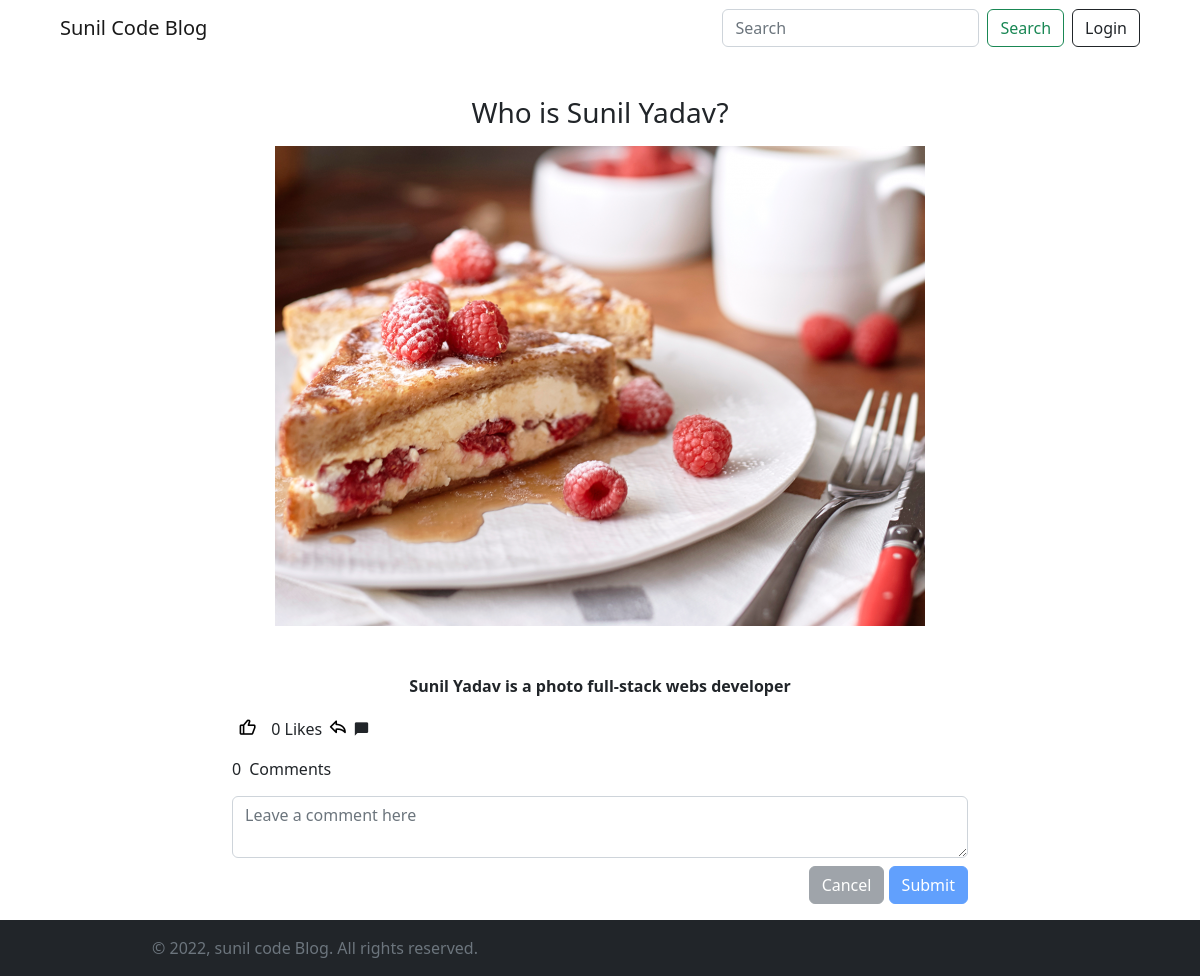
The app's page /blog/who-is-sunil-yadav with its own data.
### miniBlog/models.py (models this page shows, shortened)
class BlogModel(models.Model):
    title=models.CharField(max_length=1000)
    content=FroalaField()
    slug=models.SlugField(max_length=1000, null=True,  blank=True)
    image=models.ImageField(upload_to='blog')
    user=models.ForeignKey(User, null=True, blank=True ,on_delete=models.CASCADE)
    created_at=models.DateTimeField(auto_now_add=True)
    upload_to=models.DateTimeField(auto_now=True)
    likes=models.ManyToManyField(User,blank=True, related_name='post_like')
    @property
    def totalLike(self):
        return self.likes.count()

### miniBlog/views.py (the view)
# urls.py: path('blog/<slug>',blogDetail,name='blog_detail'),
def blogDetail(request, slug):
    context = {}
    try:
        blog_obj = BlogModel.objects.filter(slug=slug).first()
        comments_obj=CommentModel.objects.filter(blog=blog_obj)
        liked=False
        if blog_obj.likes.filter(id=request.user.id).exists():
            liked=True
        else:
            liked=False
        context['blog_obj'] = blog_obj
        context['comments_obj'] = comments_obj
        context['liked'] = liked
    except Exception as e:
        print(e)
    return render(request, 'blog/blog_detail.html', context)

### templates/blog/blog_detail.html (shortened to what this page needs)
{% extends './base.html' %}
{% load static %}
{% block start %}
<section>
  <div class="container mt-5 mb-5">
    <div class="row text-center ">
      <div class="col-xl-8 col-lg-10 mx-auto mb-2">
        <h3 class="text-center">{{blog_obj.title}}</h3>
      </div>
      <div class="col-xl-10 mx-auto"><img class="img-fluid mb-5" src="{{blog_obj.image.url}}" alt=""></div>
    </div>
    <div class="row text-center">
      <div class="col-xl-8 col-lg-10 mx-auto">
        <div class="text-content">
          {{blog_obj.content | safe}}
        </div>
        <div class="like-and-share-section d-flex align-items-center">
            <form action="{% url 'post_like' blog_obj.slug %}" method="post">
              {% if liked %}
              {% comment %} This is unlike Btn {% endcomment %}
              <button type="submit" name="post_id" value="{{blog_obj.id}}"
                class="like-btn like-btn-color" data-bs-toggle="tooltip" data-bs-placement="top" title="Unlike"><i class='bx bxs-like' ></i></button>
              {% else %}
              <button type="submit" name="post_id" value="{{blog_obj.id}}" class="like-btn" id="like-btn-color"  data-bs-toggle="tooltip" data-bs-placement="top" title="like"><i class='bx bx-like'></i></button>
              {% endif %}
            </form>
            <span class="ms-2" id="count-like">{{blog_obj.totalLike}} Likes</span>
            <div class="share d-flex align-imtes-center">
              <button type="button" class="share-btn" data-bs-toggle="modal" data-bs-target="#share" onclick="getLink()">
                <i class='bx bx-share'></i>
              </button>
            </div>
              <i class='bx bxs-comment'></i>
        </div>
        <div class="comment-section pt-3">
          <div class="count-comments mb-3 h6 text-start">
            <span class="me-2">{{comments_obj.count}}</span><span>Comments</span>
          </div>
          <form action="{% url 'comment-add' blog_obj.slug %}" method="post" id="comment-form">
            <textarea class="form-control" placeholder="Leave a comment here" id="comment" name='comment'
              onkeyup="btnEnable(this.value)"></textarea>
            <div class="comment-btn mt-2 text-end">
              <button type="reset" class="btn btn-secondary disabled" id="comment-cancel">Cancel</button>
              <button type="submit" class="btn btn-primary disabled" id="comment-submit"
                onclick="UpdataComment()">Submit</button>
            </div>
          </form>
        </div>
      </div>
    </div>
</section>
<div class="toast-container position-fixed bottom-0 end-0 p-3">
</div>
{% endblock %}

### static/css/style.css (style rules this page uses)
body { scroll-behavior: smooth; }
.like-btn { font-size: 1rem; cursor: pointer; }
.like-btn { background-color: transparent; border: none; outline: none; font-size: 1.2rem; }
.share-btn { background-color: transparent; border: none; outline: none; font-size: 1.2rem; }

### records on screen
BlogModel: title "Who is Sunil Yadav?", image (picture), content "Sunil Yadav is a photo full-stack webs developer", totalLike "0"

### other values on screen
{{ comments_obj.count }} "0"
